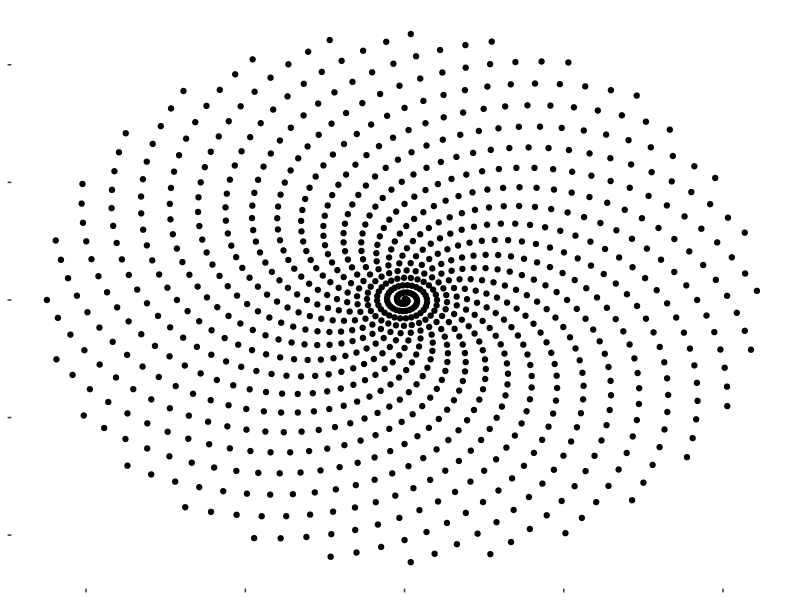
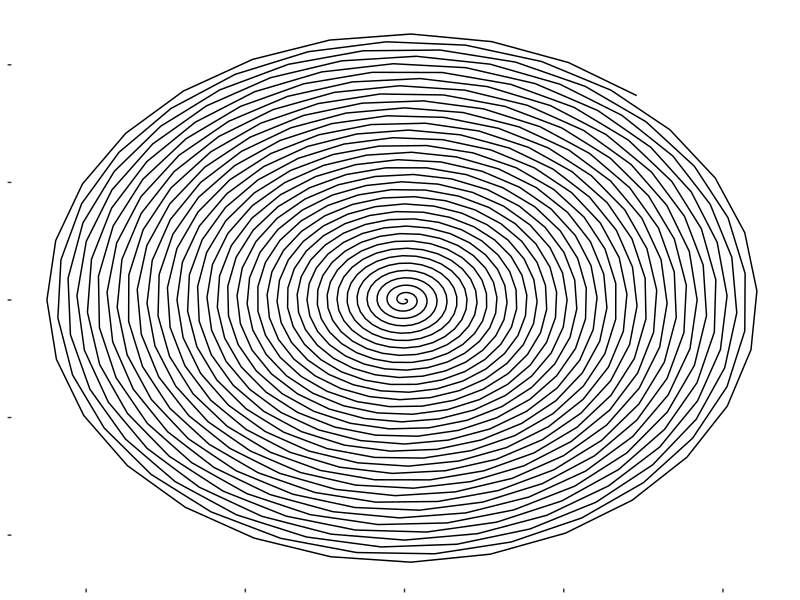
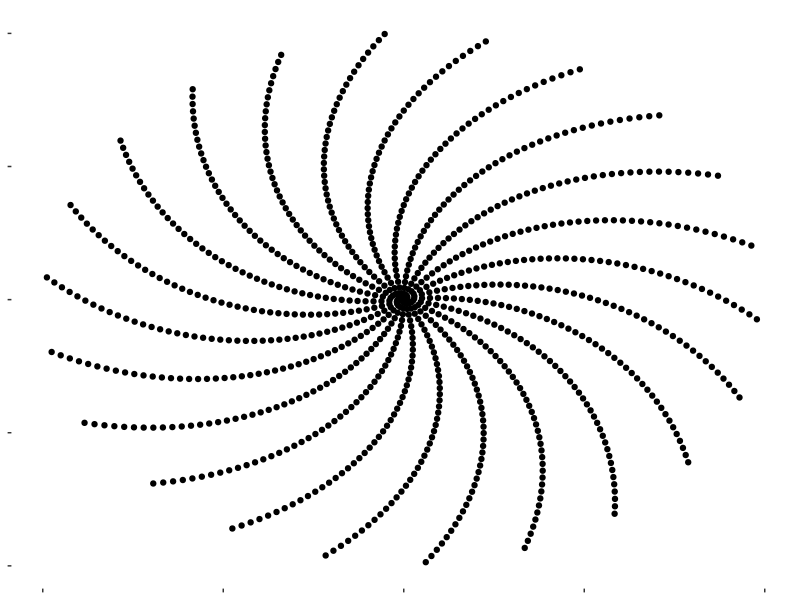
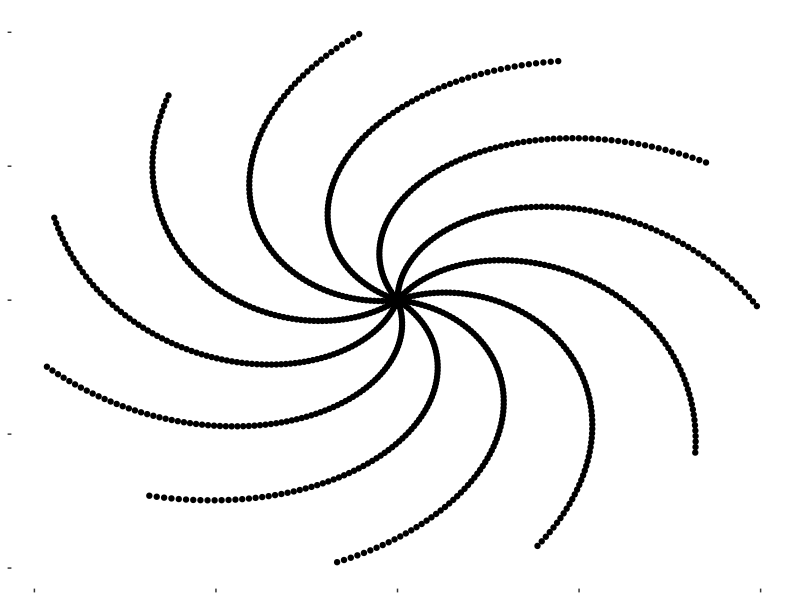
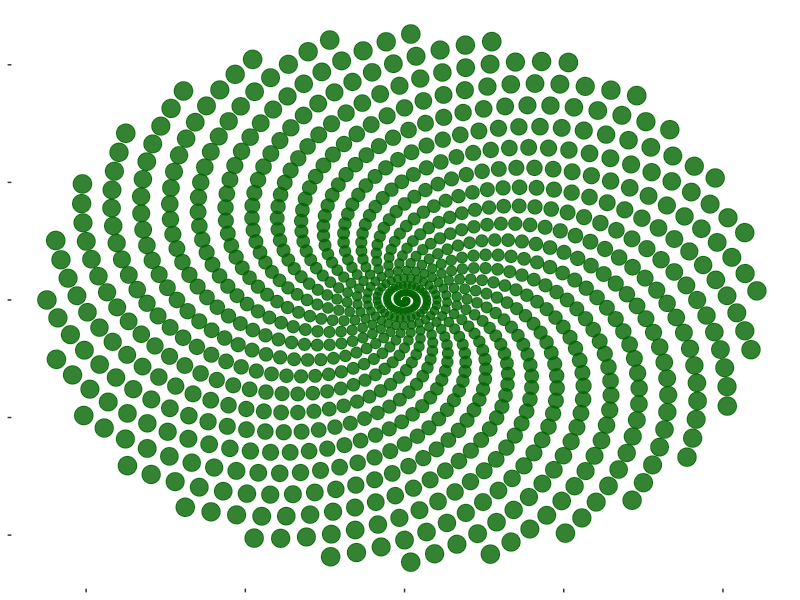
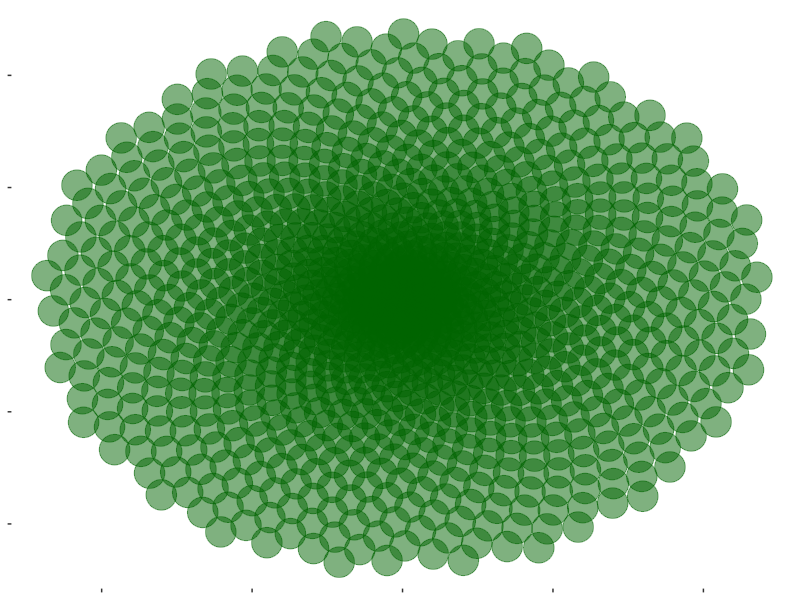
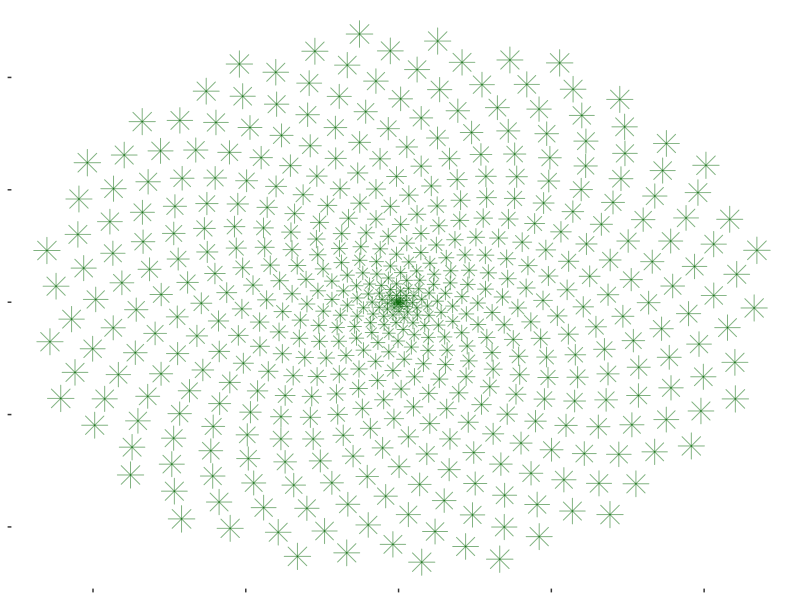
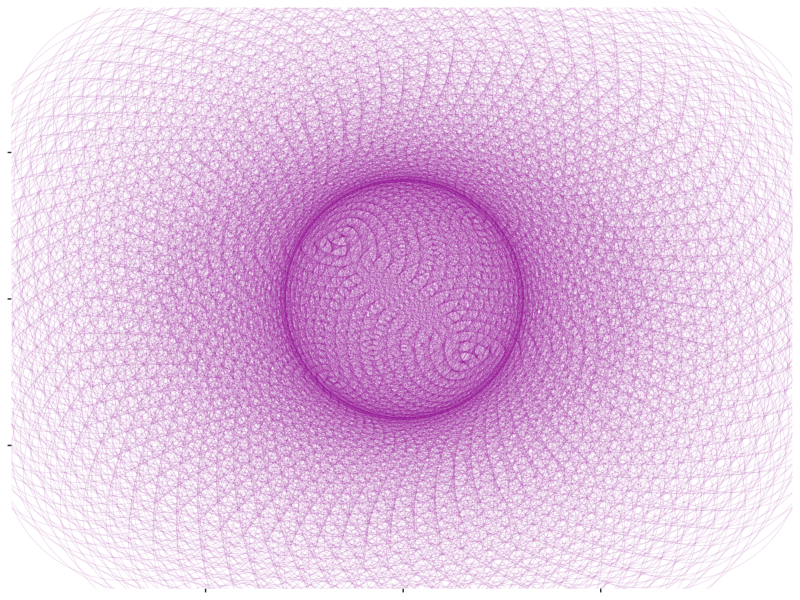

The R script that drew these images, in order:
# Let's Start with a spiral image
library(ggplot2)
angle<-13*pi/180
a<-seq(1,1000)*angle #plottting 1000 points
x<-sin(a)
y<-cos(a)
df<-data.frame(x,y,a)
plot<-ggplot(data=df,aes(x*a,y*a))
plot+ geom_point() + theme(text=element_blank(),rect=element_blank()) #adding plot layers

# let's look at the spiral path
plot+ geom_path() + theme(text=element_blank(),rect=element_blank())

# effect of changing angle


angle<-2
a<-seq(1,1000)*angle
x<-sin(a)
y<-cos(a)
df<-data.frame(x,y,a)
plot<-ggplot(data=df,aes(x*a,y*a))
plot+ geom_point() + theme(text=element_blank(),rect=element_blank())

angle<-4
a<-seq(1,1000)*angle
x<-sin(a)
y<-cos(a)
df<-data.frame(x,y,a)
plot<-ggplot(data=df,aes(x*a,y*a))
plot+ geom_point() + theme(text=element_blank(),rect=element_blank())

#add some color
angle<-13*pi/180
a<-seq(1,1000)*angle
x<-sin(a)
y<-cos(a)
df<-data.frame(x,y,a)
plot<-ggplot(data=df,aes(x*a,y*a))
plot+ geom_point(color="darkgreen",alpha=0.8,aes(size=a)) + theme(text=element_blank(),rect=element_blank(),legend.position = "none")


angle<-pi*(3-sqrt(5)) #golden angle
a<-seq(1,1000)*angle
x<-sin(a)
y<-cos(a)
df<-data.frame(x,y,a)
plot<-ggplot(data=df,aes(x*a,y*a))
plot+ geom_point(color="darkgreen",alpha=0.5,size=10) + theme(text=element_blank(),rect=element_blank(),legend.position = "none")


# change shape
angle<-(3-sqrt(5))*pi
a<-seq(1,500)*angle
x<-sin(a)
y<-cos(a)
df<-data.frame(x,y,a)
plot<-ggplot(data=df,aes(x*a,y*a))
plot+ geom_point(color="darkgreen",shape=8,alpha=0.5,aes(size=a)) + theme(text=element_blank(),rect=element_blank(),legend.position = "none")

# The best part
angle<-13*pi/180
a<-seq(1,2000)*angle
x<-sin(a)
y<-cos(a)
df<-data.frame(x,y,a)
plot<-ggplot(data=df,aes(x*a,y*a))
plot+ geom_point(color="darkmagenta",shape=1,alpha=0.1,size=80) + theme(text=element_blank(),rect=element_blank(),legend.position = "none")

# Change angle and see the difference

angle<-1.8
a<-seq(1,2000)*angle
x<-sin(a)
y<-cos(a)
df<-data.frame(x,y,a)
plot<-ggplot(data=df,aes(x*a,y*a))
plot+ geom_point(color="darkmagenta",shape=1,alpha=0.1,size=80) + theme(text=element_blank(),rect=element_blank(),legend.position = "none")

angle<-2
a<-seq(1,2000)*angle
x<-sin(a)
y<-cos(a)
df<-data.frame(x,y,a)
plot<-ggplot(data=df,aes(x*a,y*a))
plot+ geom_point(color="darkmagenta",shape=1,alpha=0.1,size=80) + theme(text=element_blank(),rect=element_blank(),legend.position = "none")

angle<-2.5
a<-seq(1,2000)*angle
x<-sin(a)
y<-cos(a)
df<-data.frame(x,y,a)
plot<-ggplot(data=df,aes(x*a,y*a))
plot+ geom_point(color="darkblue",shape=1,alpha=0.1,size=80) + theme(text=element_blank(),rect=element_blank(),legend.position = "none")

angle<-1.3
a<-seq(1,2000)*angle
x<-sin(a)
y<-cos(a)
df<-data.frame(x,y,a)
plot<-ggplot(data=df,aes(x*a,y*a))
plot+ geom_point(color="darkmagenta",shape=1,alpha=0.1,size=80) + theme(text=element_blank(),rect=element_blank(),legend.position = "none")
